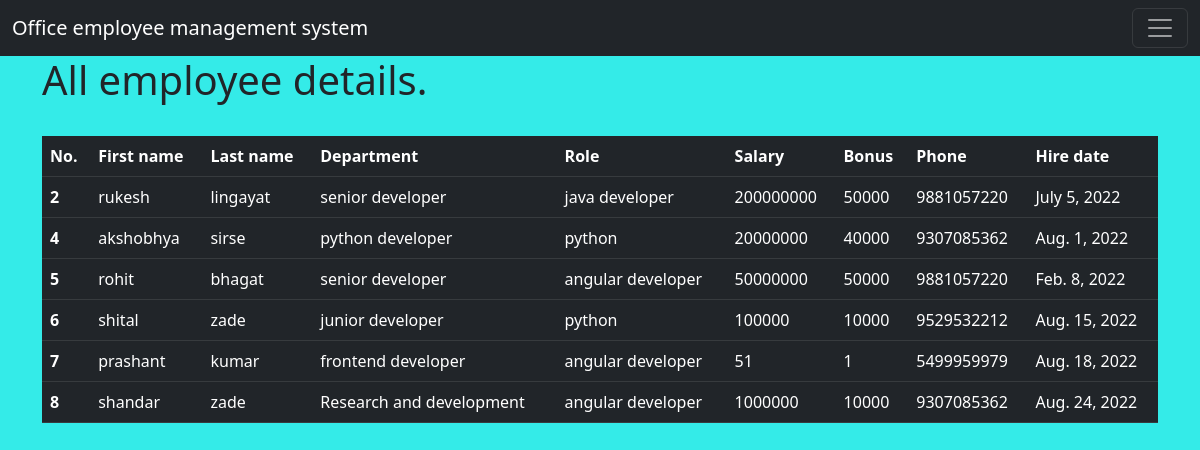
The app's page /all_emp with its own data.
### off_app/models.py (models this page shows, shortened)
class Employee(models.Model):
    first_name = models.CharField(max_length=30, null=False)
    last_name = models.CharField(max_length=30)
    dept=models.ForeignKey(Department, on_delete=models.CASCADE)
    salary=models.IntegerField(default=0)
    bonus=models.IntegerField(default=0)
    role=models.ForeignKey(Role, on_delete=models.CASCADE)
    phone=models.IntegerField(default=0)
    hire_date=models.DateField()
    def __str__(self) -> str:
        return "%s %s %s" %(self.first_name, self.last_name, self.phone)

class Department(models.Model):
    name=models.CharField(max_length=100, null=False)
    location=models.CharField(max_length=100)

class Role(models.Model):
    name=models.CharField(max_length=100, null=False)

### off_app/views.py (the view)
# urls.py: path('all_emp', views.all_emp, name='all_emp'),
def all_emp(request):
    emps=Employee.objects.all()
    context={
        'emps':emps
    }
    print(context)
    return render(request, "all_emp.html", context)

### off_app/templates/all_emp.html (shortened to what this page needs)
<!doctype html>
 {% load static %}
<html lang="en">
  <head>
    <link rel="stylesheet" href="{% static 'css/all_emp_master.css' %}">
    <link href="https://cdn.jsdelivr.net/npm/bootstrap@5.2.0/dist/css/bootstrap.min.css" rel="stylesheet">
  </head>
  <body class="all_emp_body">
    <nav class="navbar navbar-dark bg-dark">
      <div class="container-fluid">
        <a class="navbar-brand" href="#">Office employee management system</a>
        <button class="navbar-toggler" type="button" data-bs-toggle="collapse" data-bs-target="#navbarNav" aria-controls="navbarNav" aria-expanded="false" aria-label="Toggle navigation">
          <span class="navbar-toggler-icon"></span>
        </button>
      </div>
    </nav>
    <div class="container">
        <h1 id="all_emp_h1">All employee details.</h1>
        <table class="table table-dark table-hover">
          <thead>
            <tr>
              <th scope="col">No.</th>
              <th scope="col">First name</th>
              <th scope="col">Last name</th>
              <th scope="col">Department</th>
              <th scope="col">Role</th>
              <th scope="col">Salary</th>
              <th scope="col">Bonus</th>
              <th scope="col">Phone</th>
              <th scope="col">Hire date</th>
            </tr>
          </thead>
              <br>
                {% for emp in emps %}
          <tbody>
            <tr>
              <th scope="row">{{emp.id}}</th>
              <td>{{emp.first_name}}</td>
              <td>{{emp.last_name}}</td>
              <td>{{emp.dept.name}}</td>
              <td>{{emp.role.name}}</td>
              <td>{{emp.salary}}</td>
              <td>{{emp.bonus}}</td>
              <td>{{emp.phone}}</td>
              <td>{{emp.hire_date}}</td>
            </tr>
          </tbody>
                 {% endfor %}
        </table>
    </div>
    </body>
</html>

### off_app/static/css/all_emp_master.css (style rules this page uses)
.all_emp_body { background-color:#34ebe8 ; }

### records on screen
Employee: id "2", first_name "rukesh", last_name "lingayat", dept.name "senior developer", role.name "java developer", salary "200000000", bonus "50000", phone "9881057220", hire_date "July 5, 2022"
Employee: id "4", first_name "akshobhya", last_name "sirse", dept.name "python developer", role.name "python", salary "20000000", bonus "40000", phone "9307085362", hire_date "Aug. 1, 2022"
Employee: id "5", first_name "rohit", last_name "bhagat", dept.name "senior developer", role.name "angular developer", salary "50000000", bonus "50000", phone "9881057220", hire_date "Feb. 8, 2022"
Employee: id "6", first_name "shital", last_name "zade", dept.name "junior developer", role.name "python", salary "100000", bonus "10000", phone "9529532212", hire_date "Aug. 15, 2022"
Employee: id "7", first_name "prashant", last_name "kumar", dept.name "frontend developer", role.name "angular developer", salary "51", bonus "1", phone "5499959979", hire_date "Aug. 18, 2022"
Employee: id "8", first_name "shandar", last_name "zade", dept.name "Research and development", role.name "angular developer", salary "1000000", bonus "10000", phone "9307085362", hire_date "Aug. 24, 2022"
